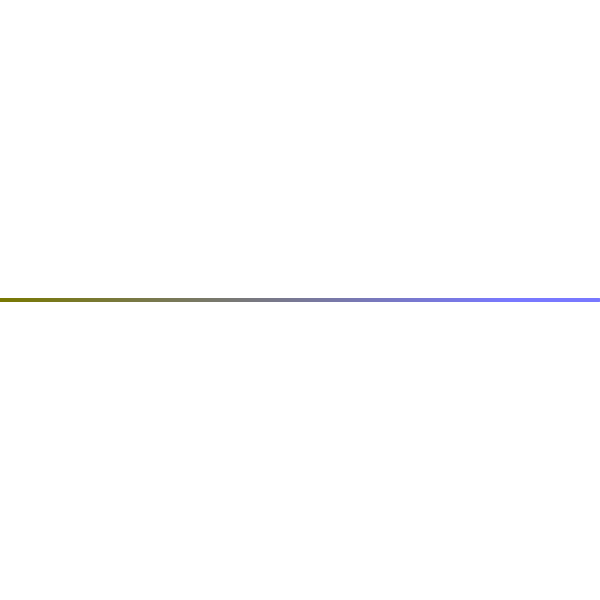
Frame 1 (no input)
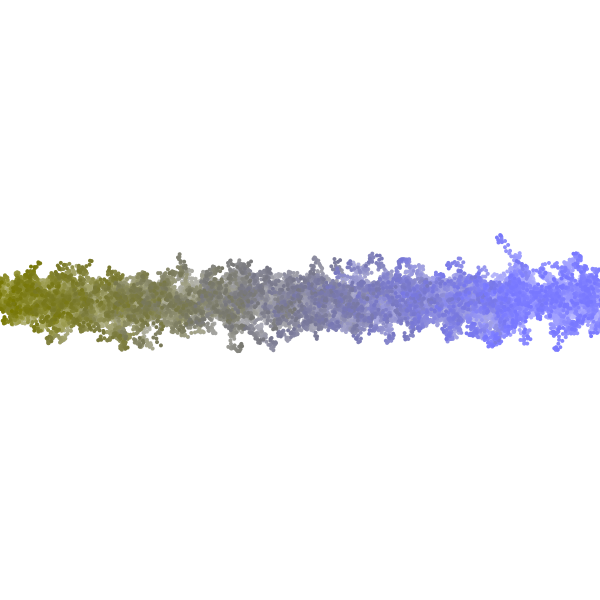
Frame 60 (the mouse pressed at the canvas centre just before this capture)
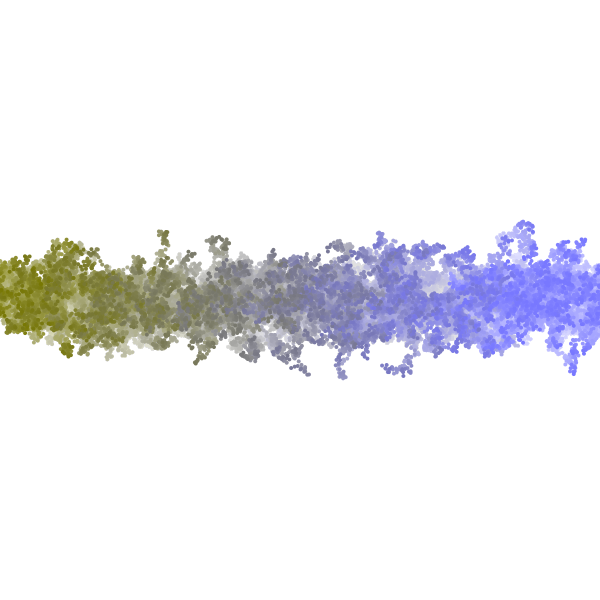
Frame 120 (the mouse held since frame 60 and released just before this capture)

The Processing sketch that drew these frames (run headless with seeded random() and noise(); from frame 60 on, the mouse is pressed at the canvas centre):

// Processing sketch: random_walk
// ── random_walk.pde
float x[] = new float[600];
float y[] = new float[600];

void setup() {
  size(600, 600);
  background(255);

  for (int i = 0; i < x.length; i = i + 1) {
    x[i] = i;
    y[i] = 300;
  }
}

void draw() {
  noStroke();
  fill(255, 255, 255, 4);
  rect(0, 0, 600, 600);

  for (int i = 0; i < x.length; i = i + 1) {
    fill(120, 120, i / 2);
    ellipse(x[i], y[i], 4, 4);

    x[i] = x[i] + random(-4, 4);
    y[i] = y[i] + random(-4, 4);
  }
}
